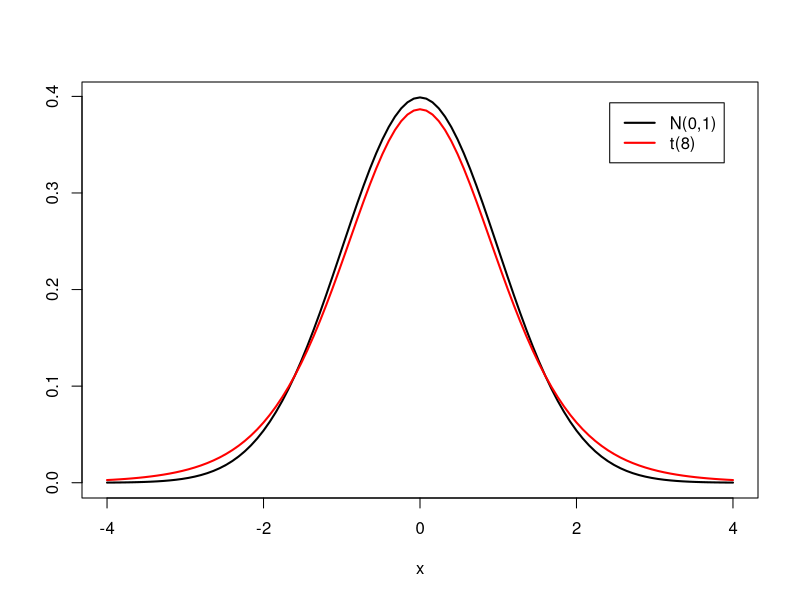
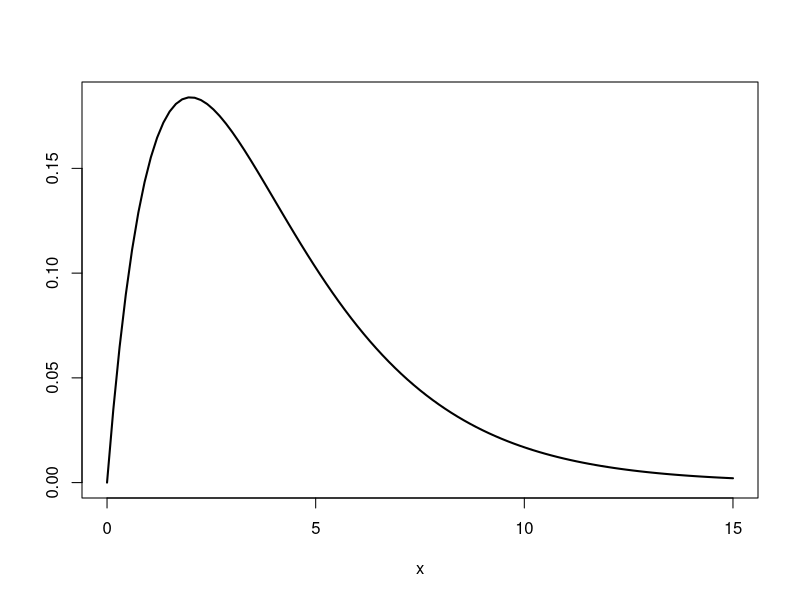
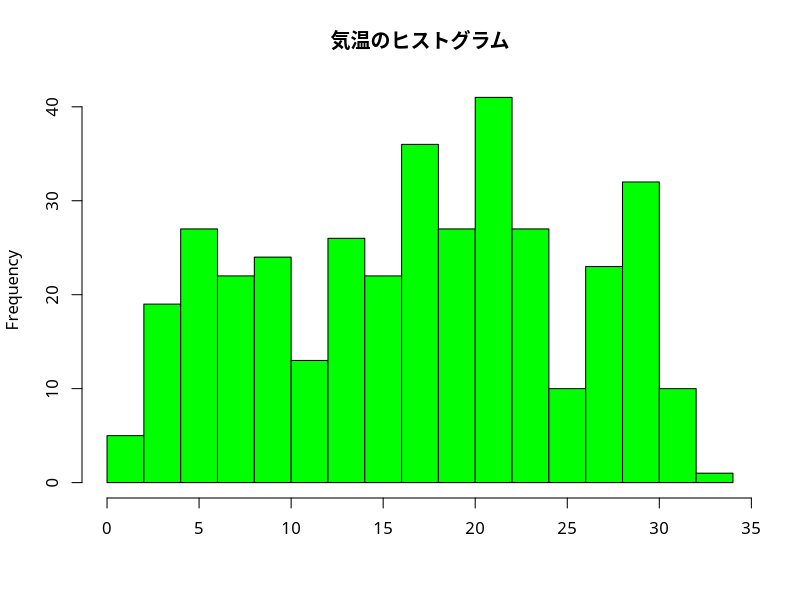
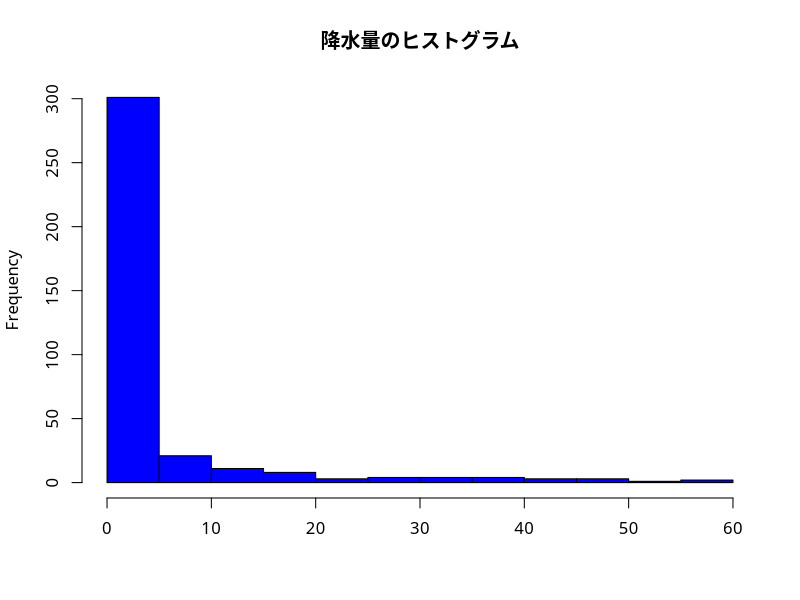
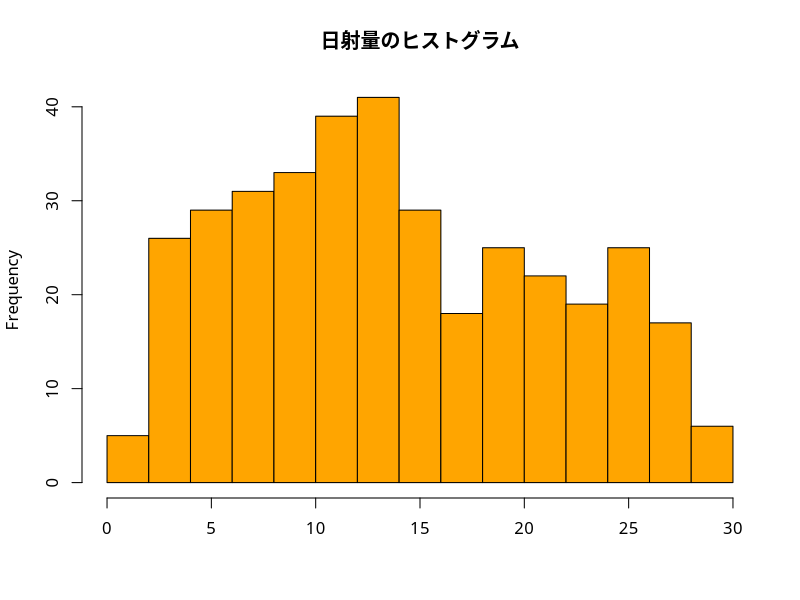
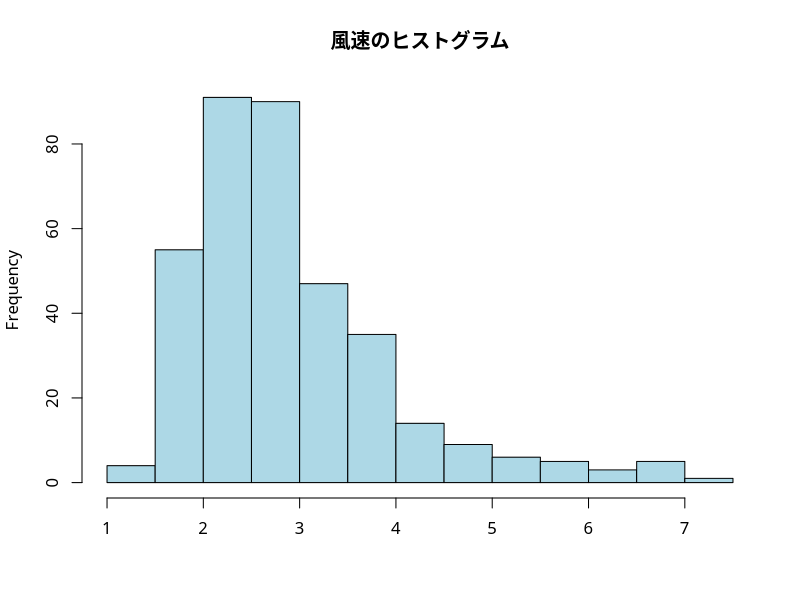

Write R code to recreate these figures, in order.
### 歪度と尖度の計算
library(e1071) # パッケージの読み込み

set.seed(1234) # 乱数のシード値を指定
## 正規分布による例
x <- rnorm(10000) # 標準正規乱数を10000個発生
skewness(x) # 歪度：0に近い
kurtosis(x) # (超過)尖度：0に近い
## t分布による例
y <- rt(10000, df=8) # 自由度8のt乱数を10000個発生
skewness(y) # 歪度：0に近い
kurtosis(y) # (超過)尖度：6/(8-4)=1.5に近い
## グラフで確認してみる
plot(dnorm, -4 ,4 , lwd=2, ylab="") # 標準正規密度
curve(dt(x, df = 8), # 自由度8のt分布の密度
      add=TRUE, lwd=2, col="red") 
legend("topright", inset=1/20,
       legend=c("N(0,1)","t(8)"),
       lwd=2, col=c("black", "red")) 
z <- rchisq(10000, df=4) # 自由度4のカイ二乗乱数
mean(z)     # 平均： 4(自由度)に近い
skewness(z) # 歪度：sqrt(8/4)=1.414...に近い
kurtosis(z) # (超過)尖度：12/4=3に近い
## グラフで確認してみる
curve(dchisq(x,df=4), # 自由度4のカイ二乗分布の密度
      0, 15, lwd=2, ylab="") 
## 気候データによる例
myData <- subset(read.csv("data/tokyo_weather.csv",
                          fileEncoding="utf8"), 
                 select=c(気温,降水量,日射量,風速))
apply(myData, 2, "skewness") # 歪度
apply(myData, 2, "kurtosis") # (超過)尖度
# ヒストグラムによる確認
par(family = "HiraginoSans-W4") # 日本語フォントの指定
myColor <- c("green", "blue", "orange", "lightblue") 
for(i in 1:4){
    hist(myData[ ,i], col=myColor[i], breaks=20, xlab="", 
         main=paste0(names(myData)[i], "のヒストグラム"))
}
